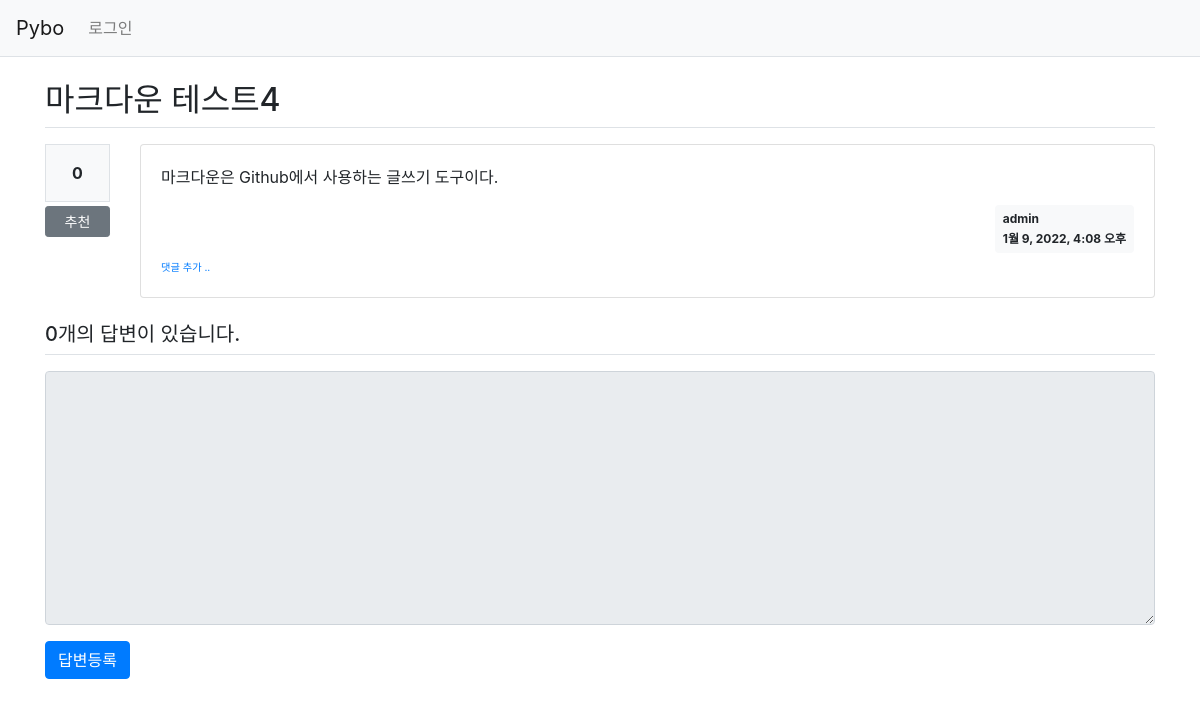
The page /pybo/303/ on the database its author committed.
### pybo/models.py (models this page shows, shortened)
class Question(models.Model):
    author = models.ForeignKey(User, on_delete=models.CASCADE, related_name='author_question')
    subject = models.CharField(max_length=200)
    content = models.TextField()
    create_date = models.DateTimeField()
    modify_date = models.DateTimeField(null=True, blank=True)
    voter = models.ManyToManyField(User, related_name='voter_question')  # 추천인 추가(다대다 명령어)

### pybo/views/base_views.py (the view)
# urls.py: path('<int:question_id>/', base_views.detail, name='detail'),
def detail(request, question_id):
    question = get_object_or_404(Question, pk=question_id)
    context = {'question': question}
    return render(request, 'pybo/question_detail.html', context)

### pybo/templatetags/pybo_filter.py (called while the page is built)
@register.filter()
def mark(value):
    extensions = ["nl2br", "fenced_code"]
    return mark_safe(markdown.markdown(value, extensions=extensions))

### templates/pybo/question_detail.html (shortened to what this page needs)
{% extends 'base.html' %}
{% load pybo_filter %}
{% block content %}
<div class="container my-3">
    <h2 class="border-bottom py-2">{{ question.subject }}</h2>
    <div class="row my-3">
        <div class="col-1">
            <div class="bg-light text-center p-3 border font-weight-bolder mb-1">{{ question.voter.count }}</div>
            <a href="#" data-uri="{% url 'pybo:vote_question' question.id %}"
               class="recommend btn btn-sm btn-secondary btn-block my-1">추천</a>
        </div>
        <div class="col-11">
            <div class="card">
                <div class="card-body">
                    <div class="card-text">{{ question.content|mark }}</div>
                    <div class="d-flex justify-content-end">
                        <div class="badge badge-light p-2 text-left">
                            <div class="mb-2">{{ question.author.username }}</div>
                            <div>{{ question.create_date }}</div>
                        </div>
                    </div>
                    <div>
                        <a href="{% url 'pybo:comment_create_question' question.id  %}"
                           class="small"><small>댓글 추가 ..</small></a>
                    </div>
                </div>
            </div>
        </div>
    </div>
    <h5 class="border-bottom my-3 py-2">{{question.answer_set.count}}개의 답변이 있습니다.</h5>
    <form action="{% url 'pybo:answer_create' question.id %}" method="post" class="my-3">
        <div class="form-group">
            <textarea {% if not user.is_authenticated %}disabled{% endif %}
                      name="content" id="content" class="form-control" rows="10"></textarea>
        </div>
        <input type="submit" value="답변등록" class="btn btn-primary">
    </form>
</div>
{% endblock %}

### rows shown on the page
Question: subject "마크다운 테스트4", voter.count "0", content|mark "마크다운은 Github에서 사용하는 글쓰기 도구이다.", author.username "admin", create_date "1월 9, 2022, 4:08 오후", answer_set.count "0"
